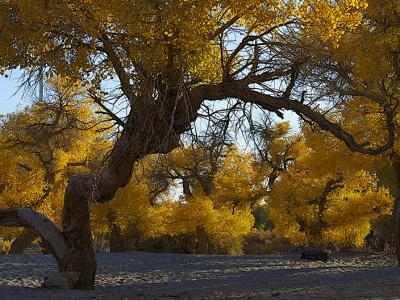
#> input picture dataset/test/4_tree/tree_02.jpg, 400 x 300 px
$ python skeleton.py
#> lines starting #> are read from the running program, lines starting #| are printed output that depends on the picture; after the words box and inside, x2 and y2 are one past the last pixel; in counts of white or black regions, pixels touching at a corner belong together
import cv2
import numpy as np
from skimage import morphology, feature

# Skeletonization
def skeletonize_image(image):
    binary_image = image > 0  # Binarize the image
    skeleton = morphology.skeletonize(binary_image)
    return skeleton

# Feature Extraction
def extract_skeleton_features(skeleton):
    # Extract features from the skeleton (e.g., branch points, endpoints)
    branch_points = feature.branch_point_detection(skeleton)
    endpoints = feature.endpoint_detection(skeleton)
    # Additional feature extraction steps can be added here
    features = np.concatenate((branch_points, endpoints), axis=0)
    return features

# Load and preprocess the image
image_path = '../dataset/test/4_tree/tree_02.jpg'

# Load the image
image = cv2.imread(image_path)
#> image is the input picture: shape (300, 400, 3); mean B, G, R 46.3, 74.3, 90

# Convert the image to grayscale
gray = cv2.cvtColor(image, cv2.COLOR_BGR2GRAY)
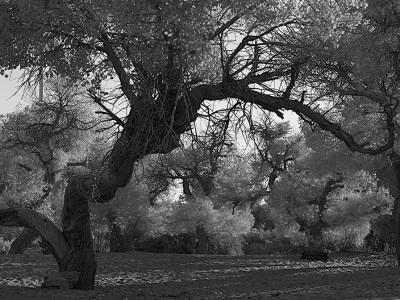
#> gray: shape (300, 400); min 0, max 254, mean 75.8

# Apply thresholding (adjust the threshold value as needed)
edges = cv2.Canny(cv2.convertScaleAbs(gray), 100, 150, apertureSize=3)
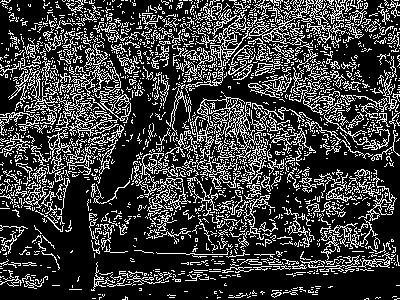
#> edges: shape (300, 400); 23.8% white in thin lines or dots
cv2.imshow('Edge', edges)
cv2.waitKey(0)
cv2.destroyAllWindows()

# Find contours in the thresholded image
contours, _ = cv2.findContours(edges, cv2.RETR_EXTERNAL, cv2.CHAIN_APPROX_SIMPLE)
#> contours = 1793 contours, 1701 with area under 20; largest, box (x1, y1, x2, y2) and area: (197, 95, 262, 161) 947, (185, 9, 257, 93) 822, (249, 0, 334, 45) 784, (9, 61, 119, 138) 639, (95, 67, 131, 123) 361

# Find the largest contour
largest_contour = max(contours, key=cv2.contourArea)
#> largest_contour = contour of 436 points, box (x1, y1, x2, y2) (197, 95, 262, 161), area 947

# Draw the largest contour on the original image
image_with_contour = cv2.drawContours(image.copy(), [largest_contour], -1, (0, 255, 0), 2)

# Display the image with the largest contour
cv2.imshow('Largest Contour', image_with_contour)
cv2.waitKey(0)
cv2.destroyAllWindows()

# Skeletonization
skeletonized_image = skeletonize_image(image_with_contour)
#> in skeletonize_image, `binary_image = image > 0`:
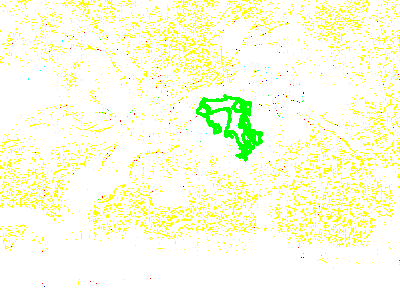
#> binary_image: shape (300, 400, 3) bool; mean B, G, R 0.89, 0.999, 0.986
#> in skeletonize_image, `skeleton = morphology.skeletonize(binary_image)`:
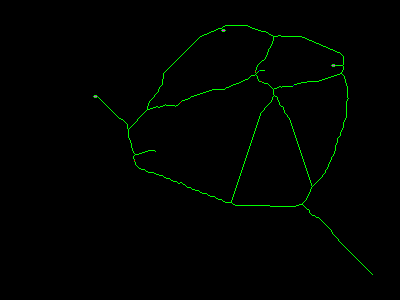
#> skeleton: shape (300, 400, 3) bool; mean B, G, R 9.17e-05, 0.00988, 0.000108

cv2.imshow('Skeleton Detection', skeletonized_image)
cv2.waitKey(0)
cv2.destroyAllWindows()

$ run again, with dataset/test/4_tree/tree_01.jpg copied over dataset/test/4_tree/tree_02.jpg
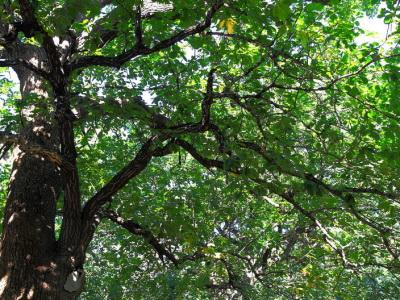
#> input picture dataset/test/4_tree/tree_01.jpg, 400 x 300 px
#> image is the input picture: shape (300, 400, 3); mean B, G, R 57.6, 97, 74.6
#> `edges = cv2.Canny(cv2.convertScaleAbs(gray), 100, 150, apertureSize=3)`:
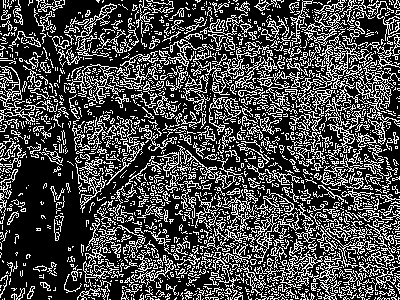
#> edges: shape (300, 400); 28.5% white in thin lines or dots
#> contours = 1810 contours, 1644 with area under 20; largest, box (x1, y1, x2, y2) and area: (257, 21, 374, 127) 916, (264, 239, 358, 292) 734, (356, 60, 394, 119) 655, (321, 216, 380, 262) 446, (183, 47, 257, 115) 413
#> largest_contour = contour of 1288 points, box (x1, y1, x2, y2) (257, 21, 374, 127), area 916
#> in skeletonize_image, `skeleton = morphology.skeletonize(binary_image)`:
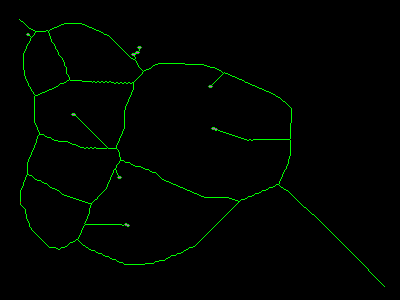
#> skeleton: shape (300, 400, 3) bool; mean B, G, R 0.000242, 0.0143, 0.00025

$ run again, with dataset/test/4_tree/tree_03.jpg copied over dataset/test/4_tree/tree_02.jpg
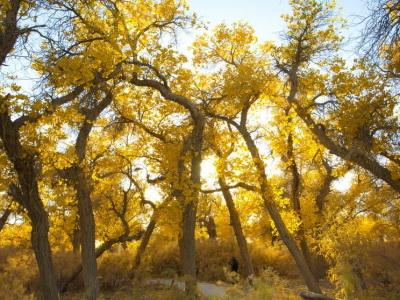
#> input picture dataset/test/4_tree/tree_03.jpg, 400 x 300 px
#> image is the input picture: shape (300, 400, 3); mean B, G, R 75.1, 131.9, 155.5
#> `edges = cv2.Canny(cv2.convertScaleAbs(gray), 100, 150, apertureSize=3)`:
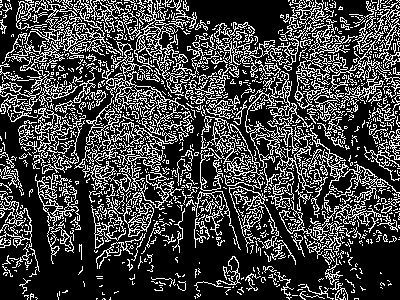
#> edges: shape (300, 400); 25.9% white in thin lines or dots
#> contours = 1180 contours, 1094 with area under 20; largest, box (x1, y1, x2, y2) and area: (86, 81, 182, 237) 1432, (0, 0, 124, 122) 1116, (134, 0, 192, 93) 849, (201, 0, 358, 83) 816, (275, 125, 400, 215) 774
#> largest_contour = contour of 1661 points, box (x1, y1, x2, y2) (86, 81, 182, 237), area 1432
#> in skeletonize_image, `binary_image = image > 0`:
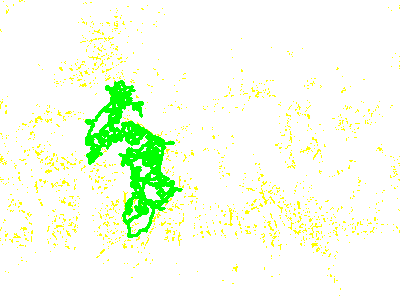
#> binary_image: shape (300, 400, 3) bool; mean B, G, R 0.923, 1, 0.959

$ run again, with dataset/test/4_tree/tree_04.jpg copied over dataset/test/4_tree/tree_02.jpg
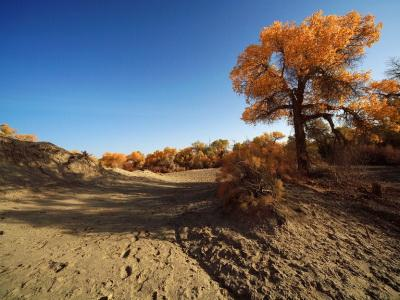
#> input picture dataset/test/4_tree/tree_04.jpg, 400 x 300 px
#> image is the input picture: shape (300, 400, 3); mean B, G, R 101.4, 100.7, 103.5
#> `edges = cv2.Canny(cv2.convertScaleAbs(gray), 100, 150, apertureSize=3)`:
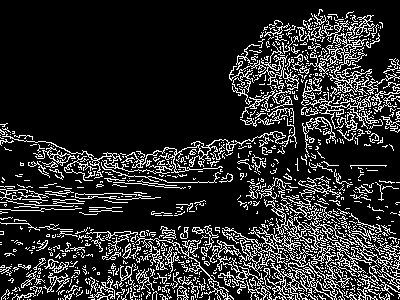
#> edges: shape (300, 400); 16.8% white in thin lines or dots
#> contours = 977 contours, 918 with area under 20; largest, box (x1, y1, x2, y2) and area: (222, 199, 357, 276) 813, (314, 14, 400, 95) 755, (331, 233, 400, 290) 476, (267, 263, 305, 300) 346, (288, 233, 345, 300) 322
#> largest_contour = contour of 1108 points, box (x1, y1, x2, y2) (222, 199, 357, 276), area 813
#> in skeletonize_image, `skeleton = morphology.skeletonize(binary_image)`:
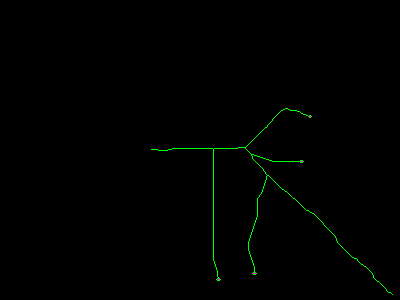
#> skeleton: shape (300, 400, 3) bool; mean B, G, R 9.17e-05, 0.00519, 9.17e-05
